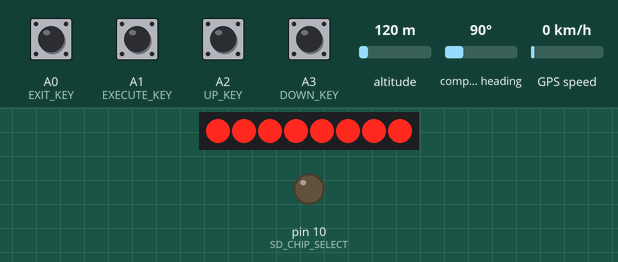
The sketch below on a simulated Arduino Uno, built with avr-gcc and run on an emulated ATmega328P. Parts: 8 shift-register outputs drawn as a row of LEDs (first output left, lit = HIGH), output pins drawn as LEDs (lit = HIGH). Wiring (inferred from the names in the program): HMC5883L compass at I2C address 0x1E; shift register (74HC595): data pin 6; shift clock pin 5; latch pin 9. Wiring (inferred from the signals the program sends): row of LEDs: on Q0, Q1, Q2, Q3, Q4, Q5, Q6, Q7. The test bench sets the inputs (shaded band); at power-on: A0 (EXIT_KEY), A1 (EXECUTE_KEY), A2 (UP_KEY), A3 (DOWN_KEY) LOW, altitude 120 m, compass heading 90°, GPS speed 0 km/h. Storage starts empty; the GPS gets a fix after 3 s at 37.7749, -122.4194 with 8 satellites; pins used as bus, display or sensor lines are not drawn.

Above: at 2.26 s.
3.5 s: A1 (EXECUTE_KEY) pulled HIGH for 0.15 s
At 5.7 s:
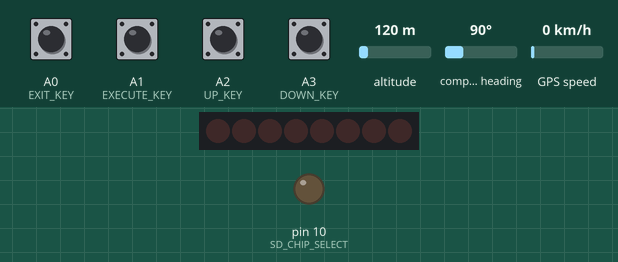
6.6 s: A2 (UP_KEY) pulled HIGH for 0.15 s
At 6.72 s:
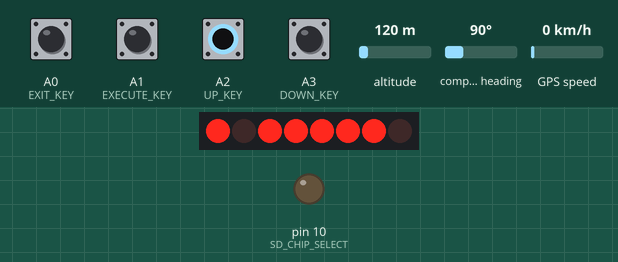
8.2 s: A1 (EXECUTE_KEY) pulled HIGH for 1 s
At 9.8 s:
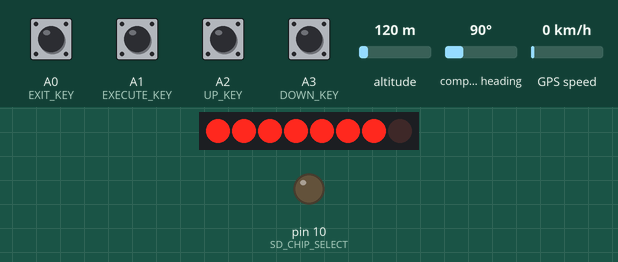
10.8 s: A0 (EXIT_KEY) pulled HIGH for 0.15 s
At 12.1 s:
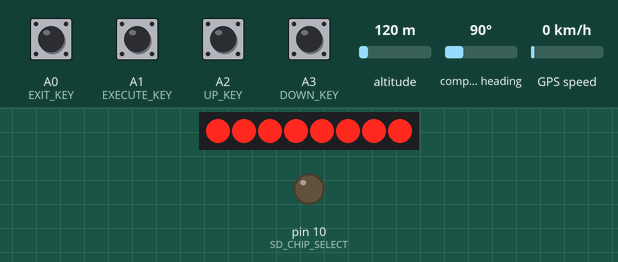
12.4 s: A2 (UP_KEY) pulled HIGH for 1 s
At 13.9 s:
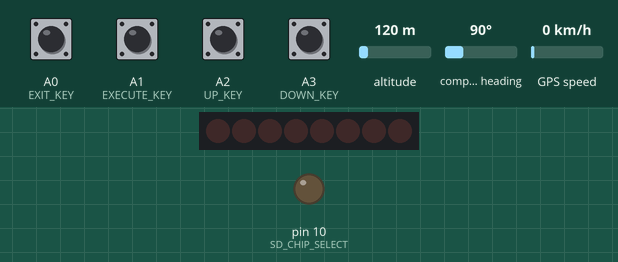
14.9 s: A3 (DOWN_KEY) pulled HIGH for 0.15 s
At 16.0 s:
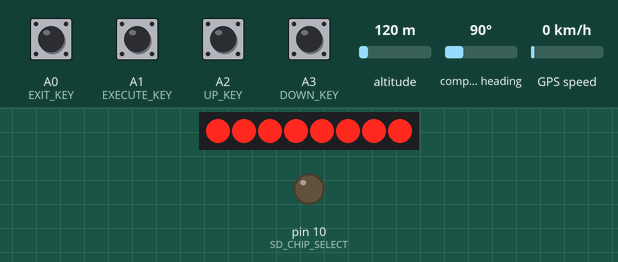
Timing chart, 0 to 17.5 s (numbered marks = the images above; inputs shaded):
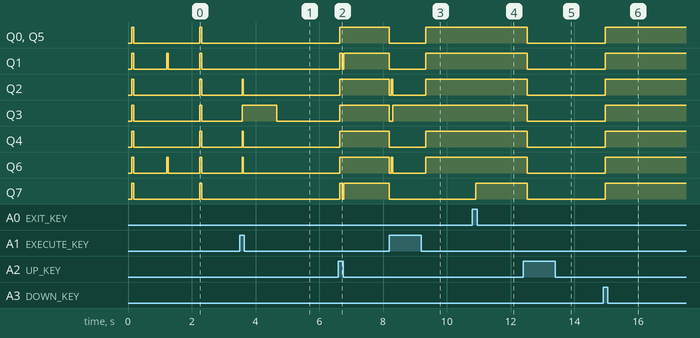

Measured:
- after the input at 3.5 s, Q2, Q4, Q6: LOW → HIGH after 0.08 s, → LOW 0.04 s later; Q3: LOW → HIGH after 0.08 s, → LOW 1.1 s later
- after the input at 8.2 s, Q0, Q1, Q4, Q5: HIGH → LOW at once, → HIGH 1.1 s later; Q2, Q6: HIGH → LOW at once, → HIGH 0.06 s later, → LOW 0.04 s later, → HIGH 1.0 s later; Q3: HIGH → LOW at once, → HIGH 0.10 s later; Q7: HIGH → LOW at once
- after the input at 10.8 s, Q7: LOW → HIGH after 0.11 s
- after the input at 12.4 s, Q0–7: HIGH → LOW after 0.12 s
- after the input at 14.9 s, Q0–7: LOW → HIGH after 0.06 s

The sketch:

smiw_proj.ino
```cpp
#include <Arduino.h>

#include <SoftwareSerial\SoftwareSerial.h>
#include <Wire.h>

#include "InitScreen.h"
#include "Circle.h"

#define PGMT( pgm_ptr ) ( reinterpret_cast< const __FlashStringHelper * >( pgm_ptr ) )
#define LOC_MENU  -1
#define LOC_SDREC  0
#define LOC_NAV    1
#define LOC_GPSPOS 2
#define LOC_MAG    3
#define LOC_NAV2   4

#define DEB_OFF

// Libraries
#include <SD.h>
#include "SimpleTimer.h"
#include "Lcd.h"
#include "HMC5883L.h"
#include "TinyGPS.h"

HMC5883L compass;
TinyGPS gps;
SimpleTimer timer;

prog_uchar txtStarsX9[] PROGMEM = {"*********"};
prog_uchar txtGpsNotFixed[] PROGMEM = {"GPS not fixed!"};
static const char* gpsFileName = "gps.txt";
static const byte SD_CHIP_SELECT = 10;

SoftwareSerial gpsSerial(4, 3);

#define DOWN_KEY A3
#define UP_KEY A2
#define EXECUTE_KEY A1
#define EXIT_KEY A0

byte DOWN_buttonState = LOW;
byte UP_buttonState = LOW;
byte EXECUTE_buttonState = LOW;
byte EXIT_buttonState = LOW;

byte DOWN_previousButtonState = LOW;
byte UP_previousButtonState = LOW;
byte EXECUTE_previousButtonState = LOW;
byte EXIT_previousButtonState = LOW;

char currentView;
char markedMenuOption;
char markedSavedLocationEntry;

float markedLocationLatitude;
float markedLocationLongtitude;

byte commonTimer;

void setup(void)
{
	gpsSerial.begin(9600);
	//Serial.begin(9600);

	pinMode(DOWN_KEY, INPUT);
	pinMode(UP_KEY, INPUT);
	pinMode(EXECUTE_KEY, INPUT);
	pinMode(EXIT_KEY, INPUT);

	pinMode(SD_CHIP_SELECT, OUTPUT);

	compass.SetMeasurementMode(Measurement_Continuous);
	compass.SetScale();

	LcdInitialise();
	LcdClear();
	LcdImage(initImg, 0, 0, 84, 6);

	delay(1000);
	LcdClear();
	LcdGoToXY(25, 2);

	if (!SD.begin(SD_CHIP_SELECT)) {
		LcdString(F("SD err!"));
	}
	else{
		LcdString(F("SD ok!"));
	}

	delay(1000);

	currentView = -1;
	markedMenuOption = 0;
	markedSavedLocationEntry = 0;
	refreshView();
}

static void refreshView()
{
	LcdGoToXY(0, 0);

	switch (currentView)
	{
		case LOC_MENU:
			LcdString(F("-----Menu-----"));
			LcdString(F("              "));
			LcdString(F("Nagrywanie SD "), markedMenuOption == LOC_SDREC);
			LcdString(F("Nav.do punktu "), markedMenuOption == LOC_NAV);
			LcdString(F("Pozycja GPS   "), markedMenuOption == LOC_GPSPOS);
			LcdString(F("Kompas        "), markedMenuOption == LOC_MAG);
			break;

		case LOC_MAG:
			LcdClear();
			LcdString(F("----Kompas----"));
			commonTimer = timer.setInterval(1000, magnetometerRefreshTimerElapsed);
			break;

		case LOC_GPSPOS:
			LcdClear();
			LcdString(F("---Dane GPS---"));
			LcdString(F("Satelity:"), true);
			LcdGoToXY(0, 2);
			LcdString(F("Lat:"), true);
			LcdGoToXY(0, 3);
			LcdString(F("Lon:"), true);
			LcdGoToXY(0, 4);
			LcdString(F("Alt:"), true);
			LcdGoToXY(0, 5);
			LcdString(F("Speed:"), true);
			commonTimer = timer.setInterval(1000, gpsDataRefreshTimerElapsed);
			break;

		case LOC_SDREC:
			LcdClear();
			LcdString(F("-Zapis punktu-"));
			if (sdCardSaveCurrentLocation())
			{
				LcdGoToXY(15, 2);
				LcdString(F("Zapisano!"));
			}
			else
			{
				LcdGoToXY(0, 2);
				LcdString(PGMT(txtGpsNotFixed));
			}

			delay(2000);
			currentView = LOC_MENU;
			refreshView();
			break;

		case LOC_NAV:
			showSavedLocations();
			break;

		case LOC_NAV2:
			LcdClear();
			LcdString(F("----Nawiguj---"));
			commonTimer = timer.setInterval(1000, navigationRefreshTimerElapsed);
			break;

		default:
			LcdClear();
	}
}

void showSavedLocations()
{
	char buffer[12];

	File gpsFile = SD.open(gpsFileName, FILE_WRITE);
	gpsFile.close();

	gpsFile = SD.open(gpsFileName, FILE_READ);

	for (byte i = 0; i <= markedSavedLocationEntry; i++)
	{
		markedLocationLatitude = gpsFile.parseFloat();
		markedLocationLongtitude = gpsFile.parseFloat();
	}

	gpsFile.close();

	LcdClear();
	LcdString(F("-Wybierz cel-"));

	if (markedLocationLatitude == 0.0 || markedSavedLocationEntry < 0)
	{
		if (--markedSavedLocationEntry < 0)
		{
			LcdGoToXY(0, 3);
			LcdString("No saved data!");
		}
		else showSavedLocations();
	}
	else
	{
		LcdGoToXY(15, 2);
		LcdString(dtostrf(markedLocationLatitude, 0, 6, buffer));
		LcdGoToXY(15, 3);
		LcdString(dtostrf(markedLocationLongtitude, 0, 6, buffer));
	}
}

static int freeRam()
{
	extern int __heap_start, *__brkval;
	int v;
	return (int)&v - (__brkval == 0 ? (int)&__heap_start : (int)__brkval);
}

static void mySmartdelay(unsigned int ms)
{
	unsigned int start = millis();
	do
	{
		while (gpsSerial.available())
		{
			gps.encode(gpsSerial.read());
		}
	} while (millis() - start < ms);
}

static void moveMenu(bool isDirectionUp)
{
	markedMenuOption = isDirectionUp
		? (markedMenuOption == 0
			? 3
			: markedMenuOption - 1)
		: (markedMenuOption == 3
			? 0
			: markedMenuOption + 1);
}

static int readMagnetometer()
{
	MagnetometerScaled scaledValue = compass.ReadScaledAxis();
	float heading = atan2(scaledValue.YAxis, scaledValue.XAxis);

	heading += 80.58 / 1000.0;
	heading += heading < 0 ? 2 * PI : 0;             // angle correction 1
	heading -= heading > 2 * PI ? 2 * PI : 0;        // angle correction 2
	heading = heading * 180 / M_PI;                  // from radians to degrees

	return (int)heading;
}

static bool sdCardSaveCurrentLocation()
{
	float flat, flon;
	mySmartdelay(1000);
	gps.f_get_position(&flat, &flon);

	if (flat == TinyGPS::GPS_INVALID_F_ANGLE)
		return false;

	char buffer[12];

	File gpsFile = SD.open(gpsFileName, FILE_WRITE);

	gpsFile.print(dtostrf(flat, 0, 6, buffer));
	gpsFile.print(" ");
	gpsFile.print(dtostrf(flon, 0, 6, buffer));
	gpsFile.println();

	gpsFile.close();

	return true;
}

void loop()
{
	DOWN_previousButtonState = DOWN_buttonState;
	UP_previousButtonState = UP_buttonState;
	EXECUTE_previousButtonState = EXECUTE_buttonState;
	EXIT_previousButtonState = EXIT_buttonState;

	DOWN_buttonState = digitalRead(DOWN_KEY);
	UP_buttonState = digitalRead(UP_KEY);
	EXECUTE_buttonState = digitalRead(EXECUTE_KEY);
	EXIT_buttonState = digitalRead(EXIT_KEY);

	if (DOWN_buttonState == HIGH && DOWN_previousButtonState == LOW)
	{
		buttonClicked(DOWN_KEY);
	}
	else if (UP_buttonState == HIGH && UP_previousButtonState == LOW)
	{
		buttonClicked(UP_KEY);
	}
	else if (EXECUTE_buttonState == HIGH && EXECUTE_previousButtonState == LOW)
	{
		buttonClicked(EXECUTE_KEY);
	}
	else if (EXIT_buttonState == HIGH && EXIT_previousButtonState == LOW)
	{
		buttonClicked(EXIT_KEY);
	}

	timer.run();
}

void magnetometerRefreshTimerElapsed()
{
	LcdImage(circleImg, 20, 2, 45, 4);

	int magnetometerCurrentValue = readMagnetometer();

	LcdGoToXY(33, 1);
	LcdString(F("   "));

	if (magnetometerCurrentValue < 10) LcdGoToXY(39, 1);
	else if(magnetometerCurrentValue < 100) LcdGoToXY(36, 1);
	else LcdGoToXY(33, 1);

	char buffer[4];
	String str = String(magnetometerCurrentValue);
	str.toCharArray(buffer, 4);

	LcdString(buffer);

	printDirection(magnetometerCurrentValue, true);
}

void gpsDataRefreshTimerElapsed()
{
	char buffer[9];
	mySmartdelay(1000);

	// Satellites number
	byte satellites = gps.satellites();

	LcdGoToXY(60, 1);
	if (satellites == TinyGPS::GPS_INVALID_SATELLITES) {
		LcdString(F("****"));
	}
	else {
		LcdString(F("    "));
		LcdGoToXY(60, 1);
		String str = String(satellites);
		str.toCharArray(buffer, 9);
		LcdString(buffer);
	}

	// Latitude & longtitude
	float flat, flon;
	gps.f_get_position(&flat, &flon);

	LcdGoToXY(30, 2);
	if (flat == TinyGPS::GPS_INVALID_F_ANGLE || flon == TinyGPS::GPS_INVALID_ANGLE) {
		LcdString(PGMT(txtStarsX9));
		LcdGoToXY(30, 3);
		LcdString(PGMT(txtStarsX9));
	}
	else{
		LcdString(dtostrf(flat, 9, 6, buffer));
		LcdGoToXY(30, 3);
		LcdString(dtostrf(flon, 9, 6, buffer));
	}

	// Altitude (flat is now altitude)
	flat = gps.f_altitude();

	LcdGoToXY(30, 4);
	if (flat == TinyGPS::GPS_INVALID_F_ALTITUDE) {
		LcdString(PGMT(txtStarsX9));
	}
	else{
		LcdString(dtostrf(flat, 9, 2, buffer));
	}

	// Speed (flat is now speed)
	flat = gps.f_speed_kmph();

	LcdGoToXY(42, 5);
	if (flat == TinyGPS::GPS_INVALID_F_SPEED) {
		LcdString(F("*******"));
	}
	else{
		LcdString(dtostrf(flat, 7, 2, buffer));
	}
}

void navigationRefreshTimerElapsed()
{
	float flat, flon;
	char buffer[8];

	mySmartdelay(1000);
	gps.f_get_position(&flat, &flon);

	if (flat == TinyGPS::GPS_INVALID_F_ANGLE)
	{
		LcdGoToXY(0, 3);
		LcdString(PGMT(txtGpsNotFixed));
	}
	else
	{
		int magnetometerCurrentValue = readMagnetometer()
			- TinyGPS::course_to(flat, flon, markedLocationLatitude, markedLocationLongtitude);

		if (magnetometerCurrentValue < 0)
			magnetometerCurrentValue += 360;

		LcdImage(circleImg, 20, 2, 45, 4);

		LcdGoToXY(0, 1);
		LcdString(F("   "));
		String(magnetometerCurrentValue).toCharArray(buffer, 8);
		LcdGoToXY(0, 1);
		LcdString(buffer);

		float distance = TinyGPS::distance_between(flat, flon, markedLocationLatitude, markedLocationLongtitude) / 1000;
		LcdGoToXY(35, 1);
		LcdString(dtostrf(distance, 8, 3, buffer));

		printDirection(magnetometerCurrentValue, false);
	}

}

void printDirection(int angle, bool isNorthIndicator)
{
	byte x = 39;
	byte y = 32;

	x -= 15 * sin((float)angle * 1000 / 57296);
	y -= 15 * cos((float)angle * 1000 / 57296);

	LcdGoToXY(x, y / 8);

	if (isNorthIndicator) LcdString("N");
	else LcdString("#");
}

void moveLocationsList(bool isDirectionUp)
{
	markedSavedLocationEntry = isDirectionUp
		? (markedSavedLocationEntry < 1
			? markedSavedLocationEntry
			: markedSavedLocationEntry - 1)
		: markedSavedLocationEntry + 1;
}

void buttonClicked(byte buttonId)
{
	switch (buttonId)
	{
		case DOWN_KEY:
			if (currentView == LOC_MENU)
				moveMenu(false);
			else if (currentView == LOC_NAV)
				moveLocationsList(false);
			break;
		case UP_KEY:
			if (currentView == LOC_MENU)
				moveMenu(true);
			else if (currentView == LOC_NAV)
				moveLocationsList(true);
			break;
		case EXECUTE_KEY:
			if (currentView == LOC_MENU)
				currentView = markedMenuOption;
			else if (currentView == LOC_NAV && markedSavedLocationEntry >= 0)
				currentView = LOC_NAV2;
			else return;
			break;
		case EXIT_KEY:
#ifdef DEB
			Serial.println(freeRam());
#endif

			if (currentView == LOC_NAV2)
				currentView = LOC_NAV;
			else
				currentView = LOC_MENU;

			timer.deleteTimer(commonTimer);
			break;
	}

	refreshView();
	delay(50);
}
```

HMC5883L.cpp
```cpp
// (licence header left out)
#include <Arduino.h>
#include "HMC5883L.h"

HMC5883L::HMC5883L()
{
  m_Scale = 1;
}

MagnetometerRaw HMC5883L::ReadRawAxis()
{
  uint8_t* buffer = Read(DataRegisterBegin, 6);
  MagnetometerRaw raw = MagnetometerRaw();
  raw.XAxis = (buffer[0] << 8) | buffer[1];
  raw.ZAxis = (buffer[2] << 8) | buffer[3];
  raw.YAxis = (buffer[4] << 8) | buffer[5];
  return raw;
}

MagnetometerScaled HMC5883L::ReadScaledAxis()
{
  MagnetometerRaw raw = ReadRawAxis();
  MagnetometerScaled scaled = MagnetometerScaled();
  scaled.XAxis = raw.XAxis * m_Scale;
  scaled.ZAxis = raw.ZAxis * m_Scale;
  scaled.YAxis = raw.YAxis * m_Scale;
  return scaled;
}

int HMC5883L::SetScale()
{
	uint8_t regValue = 0x00;
	m_Scale = 1.3;

	// Setting is in the top 3 bits of the register.
	regValue = regValue << 5;
	Write(ConfigurationRegisterB, regValue);
}

int HMC5883L::SetMeasurementMode(uint8_t mode)
{
	Write(ModeRegister, mode);
}

void HMC5883L::Write(int address, int data)
{
  Wire.beginTransmission(HMC5883L_Address);
  Wire.write(address);
  Wire.write(data);
  Wire.endTransmission();
}

uint8_t* HMC5883L::Read(int address, int length)
{
  Wire.beginTransmission(HMC5883L_Address);
  Wire.write(address);
  Wire.endTransmission();

  Wire.beginTransmission(HMC5883L_Address);
  Wire.requestFrom(HMC5883L_Address, length);

  uint8_t buffer[length];
  if(Wire.available() == length)
  {
	  for(uint8_t i = 0; i < length; i++)
	  {
		  buffer[i] = Wire.read();
	  }
  }
  Wire.endTransmission();

  return buffer;
}
```

HMC5883L.h
```cpp
// (licence header left out)
#ifndef HMC5883L_h
#define HMC5883L_h

#include <Arduino.h>
#include <Wire.h>


#define HMC5883L_Address 0x1E
#define ConfigurationRegisterA 0x00
#define ConfigurationRegisterB 0x01
#define ModeRegister 0x02
#define DataRegisterBegin 0x03

#define Measurement_Continuous 0x00
#define Measurement_SingleShot 0x01
#define Measurement_Idle 0x03

#define ErrorCode_1 "Entered scale was not valid, valid gauss values are: 0.88, 1.3, 1.9, 2.5, 4.0, 4.7, 5.6, 8.1"
#define ErrorCode_1_Num 1

struct MagnetometerScaled
{
	float XAxis;
	float YAxis;
	float ZAxis;
};

struct MagnetometerRaw
{
	int XAxis;
	int YAxis;
	int ZAxis;
};

class HMC5883L
{
	public:
	  HMC5883L();

	  MagnetometerRaw ReadRawAxis();
	  MagnetometerScaled ReadScaledAxis();

	  int SetMeasurementMode(uint8_t mode);
	  int SetScale();

	protected:
	  void Write(int address, int byte);
	  uint8_t* Read(int address, int length);

	private:
	  float m_Scale;
};
#endif
```

Lcd.cpp
```cpp
#include "Lcd.h"

void LcdCharacter(char character, bool inverse)
{
	LcdWrite(LCD_D, inverse ? 0xff : 0x00);
	for (int index = 0; index < 5; index++)
	{
		LcdWrite(LCD_D, inverse ? ~pgm_read_byte_near(&(ASCII[character - 0x20][index])) : pgm_read_byte_near(&(ASCII[character - 0x20][index])));
	}
}

void LcdClear(void)
{
	for (int index = 0; index < LCD_X * LCD_Y / 8; index++)
	{
		LcdWrite(LCD_D, 0x00);
	}
	LcdGoToXY(0, 0);
}

void LcdInitialise(void)
{
	pinMode(PIN_SCE, OUTPUT);
	pinMode(PIN_RESET, OUTPUT);
	pinMode(PIN_DC, OUTPUT);
	pinMode(PIN_SDIN, OUTPUT);
	pinMode(PIN_SCLK, OUTPUT);
	digitalWrite(PIN_RESET, LOW);
	digitalWrite(PIN_RESET, HIGH);
	LcdWrite(LCD_C, 0x21);  // LCD Extended Commands.
	LcdWrite(LCD_C, 0xB8);  // Set LCD Vop (Contrast).
	LcdWrite(LCD_C, 0x04);  // Set Temp coefficent. //0x04
	LcdWrite(LCD_C, 0x14);  // LCD bias mode 1:48. //0x13
	LcdWrite(LCD_C, 0x0C);  // LCD in normal mode.
	LcdWrite(LCD_C, 0x20);
	LcdWrite(LCD_C, 0x0C);
}

void LcdString(char *characters, bool inversed)
{
	while (*characters)
	{
		LcdCharacter(*characters++, inversed);
	}
}

void LcdString(const __FlashStringHelper* pData, bool inversed)
{
	char buffer[15];
	int cursor = 0;
	prog_char *ptr = (prog_char*)pData;

	while ((buffer[cursor] = pgm_read_byte_near(ptr + cursor)) != '\0')
		++cursor;

	LcdString(buffer, inversed);
}

void LcdGoToXY(byte x, byte y)
{
	LcdWrite(0, 0x80 | x);  // Column.
	LcdWrite(0, 0x40 | y);  // Row.
}

void LcdWrite(byte dc, byte data)
{
	digitalWrite(PIN_DC, dc);
	digitalWrite(PIN_SCE, LOW);
	shiftOut(PIN_SDIN, PIN_SCLK, MSBFIRST, data);
	digitalWrite(PIN_SCE, HIGH);
}

void LcdImage(unsigned char img[], char x0, char y0, char w, char h)
{
	unsigned int i, j, k;

	for (i = 0, j = 0, k = 0; i<h; i++)
	{
		/* Komenda  LCD "Set Y address of RAM" */
		LcdWrite(LCD_C, 0x40 | (i + y0));
		/* Komenda "Set X address of RAM"*/
		LcdWrite(LCD_C, 0x80 | (x0));

		/* Kopiowanie z FLASH do pamiêci obrazu LCD  */
		for (j = 0; j<w; j++, k++)
			LcdWrite(LCD_D, pgm_read_byte(&img[k]));
	}
}
```

Lcd.h
```cpp
#ifndef _LCD_h
#define _LCD_h

#include "Arduino.h"
#include "CharDefs.h"

// ##### DEFINES ##### //

#define PIN_SCE   9
#define PIN_RESET 8
#define PIN_DC    7
#define PIN_SDIN  6
#define PIN_SCLK  5

#define LCD_C     LOW
#define LCD_D     HIGH

#define LCD_X     84
#define LCD_Y     48

#define LCD_SETX  0x80
#define LCD_SETY  0x40

#define LCD_HOME LcdWrite(LCD_C, 0x40);LcdWrite(LCD_C, 0x80);
#define LCD_GOTO(x,y) LcdWrite(LCD_C, 0x40|(y));LcdWrite(LCD_C, 0x80|(x));

// ##### Functions declarations ##### //

void LcdGoToXY(byte, byte);
void LcdCharacter(char character);
void LcdClear(void);
void LcdInitialise(void);

void LcdString(char *characters, bool inversed = false);
void LcdString(const __FlashStringHelper* pData, bool inversed = false);

void LcdWrite(byte dc, byte data);
void LcdImage(unsigned char img[], char x0, char y0, char w, char h);

#endif
```

Source omitted: CharDefs.h (data table, 4121 bytes), Circle.h (data table, 1176 bytes), InitScreen.h (data table, 3146 bytes)
